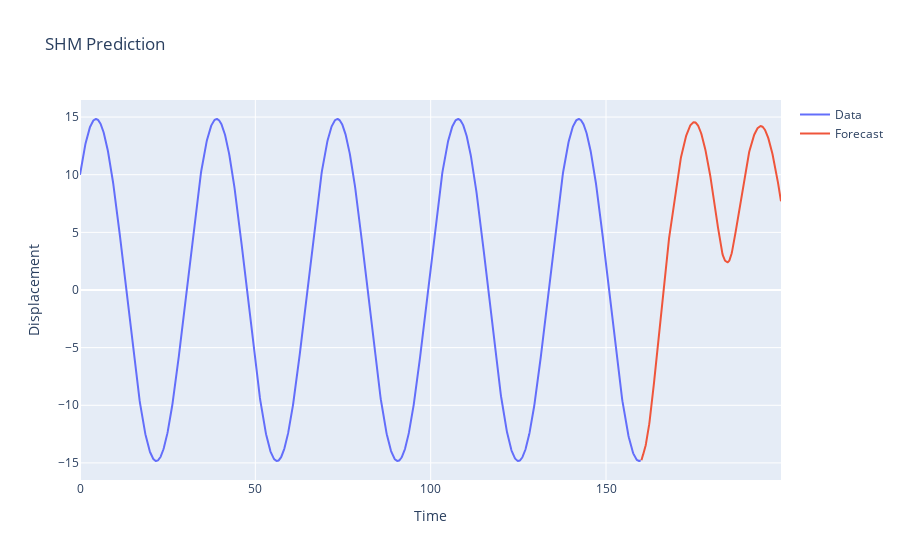

The cell this chart's notebook holds for it:
### Code cell
trace1 = go.Scatter(
    x = date_train,
    y = close_train,
    mode = 'lines',
    name = 'Data'
)

trace3 = go.Scatter(
    x = forecast_dates,
    y = forecast,
    mode = 'lines',
    name = 'Forecast'
)

layout = go.Layout(
    title = "SHM Prediction",
    xaxis = {'title' : "Time"},
    yaxis = {'title' : "Displacement"}
)
fig = go.Figure(data=[trace1, trace3], layout=layout)
fig.show()

### Figure 1 — Plotly figure (JSON) as saved in the notebook; plotly's stock layout.template omitted (floating-point values rounded to 4 significant figures; data arrays with more than 128 entries replaced by an {"elided": "..."} marker saying what was removed)
{"data": [{"mode": "lines", "name": "Data", "type": "scatter", "x": {"elided": "1600 float values"}, "y": {"elided": "1600 float values"}}, {"mode": "lines", "name": "Forecast", "type": "scatter", "x": {"elided": "399 float values"}, "y": {"elided": "400 float values"}}], "layout": {"autosize": true, "title": {"text": "SHM Prediction"}, "xaxis": {"autorange": true, "range": [0, 199.9], "title": {"text": "Time"}, "type": "linear"}, "yaxis": {"autorange": true, "range": [-16.48, 16.48], "title": {"text": "Displacement"}, "type": "linear"}}}
